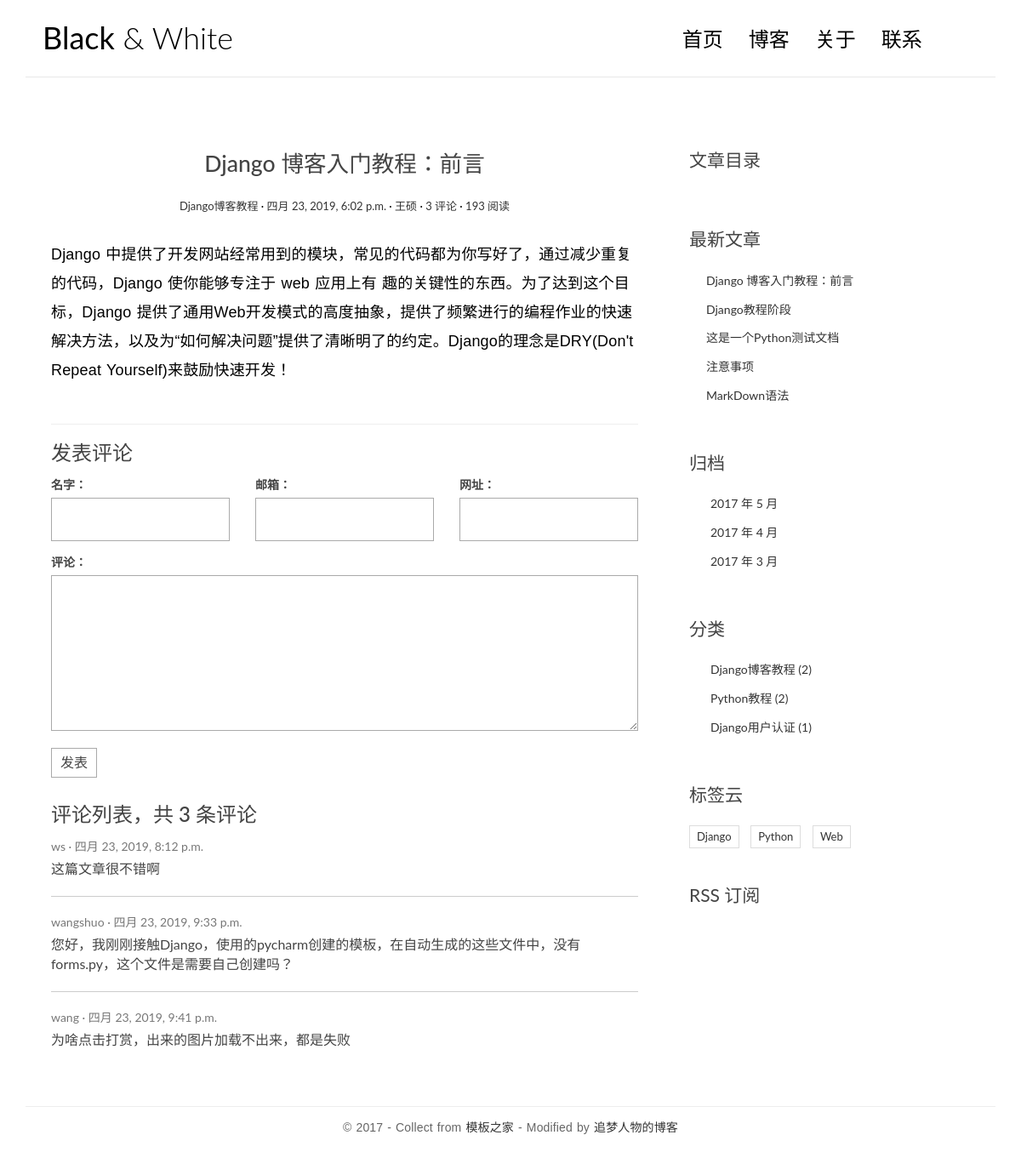
/single/1/, run on the app's committed database.
### blog/models.py (models this page shows, shortened)
class Article(models.Model):
    title = models.CharField(max_length=255)
    auther = models.CharField(max_length=64)
    abstract = models.TextField()
    content = models.TextField()
    readnum = models.IntegerField(default=0)
    datetime = models.DateTimeField(auto_now_add=True,null=True,blank=True)
    sortid = models.ForeignKey('Sort',on_delete=models.CASCADE)
    h = models.ManyToManyField(to='Tag')

class Sort(models.Model):
    sortname = models.CharField(max_length=40)

class Comment(models.Model):
    username = models.CharField(max_length=20)
    email = models.CharField(max_length=20)
    website = models.CharField(max_length=40)
    content = models.TextField()
    datetime = models.DateTimeField(auto_now_add=True,null=True,blank=True)
    articleid = models.ForeignKey('Article',on_delete=models.CASCADE)

class Tag(models.Model):
    tagname = models.CharField(max_length=40)

### blog/views.py (the view, shortened to what this page needs)
# urls.py: url(r'^single/(\d+)/$',views.single,name="single"),
def single(request,id):
    articles = Article.objects.all()
    sorts = Sort.objects.all()
    tags = Tag.objects.all()
    article = Article.objects.get(pk=int(id))
    article.readnum += 1
    article.save()
    comments =article.comment_set.all()
    md = markdown.Markdown(extensions=[
        'markdown.extensions.extra',
        'markdown.extensions.codehilite',
        'markdown.extensions.toc',
    ])
    article.content = md.convert(article.content)
    article.toc = md.toc
    return render(request,"blogtemplates/single.html",{"article":article,'comments':comments,"articles":articles, "sorts": sorts, "tags": tags})

### templates/blogtemplates/single.html (shortened to what this page needs)
<!DOCTYPE html>
<html>
<head>
    <link rel="stylesheet" href="/static/css/bootstrap.min.css">
    <link rel="stylesheet" href="http://code.ionicframework.com/ionicons/2.0.1/css/ionicons.min.css">
    <link rel="stylesheet" href="/static/css/pace.css">
    <link rel="stylesheet" href="/static/css/custom.css">
</head>
<body id="single">
<div class="container">
    <header id="site-header">
        <div class="row">
            <div class="col-md-4 col-sm-5 col-xs-8">
                <div class="logo">
                    <h1><a href="index.html"><b>Black</b> &amp; White</a></h1>
                </div>
            </div>
            <div class="col-md-8 col-sm-7 col-xs-4">
                <nav class="main-nav" role="navigation">
                    <div class="collapse navbar-collapse" id="bs-example-navbar-collapse-1">
                        <ul class="nav navbar-nav navbar-right">
                            <li class="cl-effect-11"><a href="{% url 'blog:index' %}" data-hover="首页">首页</a></li>
                            <li class="cl-effect-11"><a href="{% url 'blog:fullwidth' %}" data-hover="博客">博客</a></li>
                            <li class="cl-effect-11"><a href="about.html" data-hover="关于">关于</a></li>
                            <li class="cl-effect-11"><a href="contact.html" data-hover="联系">联系</a></li>
                        </ul>
                    </div>
                </nav>
            </div>
        </div>
    </header>
</div>
<div class="content-body">
    <div class="container">
        <div class="row">
            <main class="col-md-8">
                <article class="post post-1">
                    <header class="entry-header">
                        <h1 class="entry-title">{{article.title}}</h1>
                        <div class="entry-meta">
                            <span class="post-category"><a href="#">{{article.sortid.sortname}}</a></span>
                            <span class="post-date"><a href="#"><time class="entry-date"
                                                                      datetime="2012-11-09T23:15:57+00:00">{{article.datetime}}</time></a></span>
                            <span class="post-author"><a href="#">{{article.auther}}</a></span>
                            <span class="comments-link"><a href="#">{{article.comment_set.all.count}} 评论</a></span>
                            <span class="views-count"><a href="#">{{article.readnum}} 阅读</a></span>
                        </div>
                    </header>
                    <div class="entry-content clearfix">
                        {{article.content|safe}}
                    </div>
                </article>
                <section class="comment-area" id="comment-area">
                    <hr>
                    <h3>发表评论</h3>
                    <form action="{% url 'blog:single' article.id %}" method="post" class="comment-form">
                        <div class="row">
                            <div class="col-md-4">
                                <label for="id_name">名字：</label>
                                <input type="text" id="id_name" name="name" required>
                            </div>
                            <div class="col-md-4">
                                <label for="id_email">邮箱：</label>
                                <input type="email" id="id_email" name="email" required>
                            </div>
                            <div class="col-md-4">
                                <label for="id_url">网址：</label>
                                <input type="text" id="id_url" name="url">
                            </div>
                            <div class="col-md-12">
                                <label for="id_comment">评论：</label>
                                <textarea name="comment" id="id_comment" required></textarea>
                                <button type="submit" class="comment-btn">发表</button>
                            </div>
                        </div>
                    </form>
                    <div class="comment-list-panel">
                        <h3>评论列表，共 <span>{{comments.count}}</span> 条评论</h3>
                        <ul class="comment-list list-unstyled">
                            {% for comment in comments %}
                            <li class="comment-item">
                                <span class="nickname">{{comment.username}}</span>
                                <time class="submit-date" datetime="2012-11-09T23:15:57+00:00">{{comment.datetime}}</time>
                                <div class="text">
                                    {{comment.content}}
                                </div>
                            </li>
                            {% empty %}
                            <h2>暂无评论</h2>
                            {% endfor %}
                        </ul>
                    </div>
                </section>
            </main>
            <aside class="col-md-4">
                <div class="widget widget-content">
                    <h3 class="widget-title">文章目录</h3>
                </div>
                <div class="widget widget-recent-posts">
                    <h3 class="widget-title">最新文章</h3>
                    <ul>
                        {% for article in articles %}
                        <li>
                            <a href="{% url 'blog:single' article.id %}">{{article.title}}</a>
                        </li>
                        {% empty %}
                        <h3>暂无文章</h3>
                        {% endfor %}
                    </ul>
                </div>
                <div class="widget widget-archives">
                    <h3 class="widget-title">归档</h3>
                    <ul>
                        <li>
                            <a href="#">2017 年 5 月</a>
                        </li>
                        <li>
                            <a href="#">2017 年 4 月</a>
                        </li>
                        <li>
                            <a href="#">2017 年 3 月</a>
                        </li>
                    </ul>
                </div>
                <div class="widget widget-category">
                    <h3 class="widget-title">分类</h3>
                    <ul>
                        {% for sort in sorts %}
                        <li>
                            <a href="{% url 'blog:sarticle' sort.id %}">{{sort.sortname}} <span class="post-count">({{sort.article_set.all.count}})</span></a>
                        </li>
                        {% empty %}
                        <h3>暂无文章</h3>
                        {% endfor %}
                    </ul>
                </div>
                <div class="widget widget-tag-cloud">
                    <h3 class="widget-title">标签云</h3>
                    <ul>
                        {% for tag in tags %}
                        <li>
                            <a href="{% url 'blog:tarticle' tag.id %}">{{tag.tagname}}</a>
                        </li>
                        {% empty %}
                        <h3>暂无文章</h3>
                        {% endfor %}
                    </ul>
                </div>
                <div class="rss">
                    <a href=""> RSS 订阅</a>
                </div>
            </aside>
        </div>
    </div>
</div>
<footer id="site-footer">
    <div class="container">
        <div class="row">
            <div class="col-md-12">
                <p class="copyright">&copy 2017 - Collect from <a href="http://www.cssmoban.com/"
                                                                  target="_blank" title="模板之家">模板之家</a>
                    - Modified by <a href="http://zmrenwu.com/" title="网页模板" target="_blank">追梦人物的博客</a>
                </p>
            </div>
        </div>
    </div>
</footer>
</body>
</html>

### static/css/custom.css (style rules this page uses)
* { outline: none; }
h1, h2, h3, h4, h5, h6 { margin-top: 0; }
b { font-weight: 400; }
a { color: #333; }
body { color: #444; font-family: 'Lato', sans-serif; }
p { font-family: 'Ubuntu', sans-serif; font-weight: 400; word-spacing: 1px; letter-spacing: 0.01em; }
#single p, #page p { margin-bottom: 25px; }
#site-header { background-color: #FFF; padding: 25px 20px; margin-bottom: 40px; border-bottom: 1px solid #e7e7e7; }
.logo h1 a { color: #000; }
.logo h1 { margin: 0; font-family: 'Lato', sans-serif; font-weight: 300; }
.main-nav { margin-top: 11px; max-width: 95%; }
.main-nav a { color: #000000 !important; padding: 0 0 5px 0 !important; margin-right: 30px; font-family: 'Lato', sans-serif; font-weight: 300; font-size: 24px; }
.cl-effect-11 a { padding: 10px 0; color: #0972b4; text-shadow: none; }
.cl-effect-11 a::before { position: absolute; top: 0; left: 0; overflow: hidden; padding: 0 0 5px 0 !important; max-width: 0; border-bottom: 1px solid #000; color: #000; content: attr(data-hover); white-space: nowrap; -webkit-transition: max-width 0.5s; -moz-transition: max-width 0.5s; transition: max-width 0.5s; }
.content-body { padding-bottom: 4em; }
.post { background: #fff; padding: 30px 30px 0; }
.entry-title { text-align: center; font-size: 1.9em; margin-bottom: 20px; line-height: 1.6; padding: 10px 20px 0; }
.entry-meta { text-align: center; color: #DDDDDD; font-size: 13px; margin-bottom: 30px; }
.entry-content { font-size: 18px; line-height: 1.9; font-weight: 300; color: #000; }
.post-category::after, .post-date::after, .post-author::after, .comments-link::after { content: ' ·'; color: #000; }
.widget { background: #fff; padding: 30px 0 0; }
.widget-title { font-size: 1.5em; margin-bottom: 20px; line-height: 1.6; padding: 10px 0 0; font-weight: 400; }
.widget-recent-posts ul { padding: 0; margin: 0; padding-left: 20px; }
.widget-recent-posts ul li { list-style-type: none; position: relative; line-height: 170%; margin-bottom: 10px; }
.widget-recent-posts ul li::before { content: '\f3d3'; font-family: "Ionicons"; position: absolute; left: -17px; top: 3px; font-size: 16px; color: #000; }
.widget-archives ul { padding: 0; margin: 0; padding-left: 25px; }
.widget-archives ul li { list-style-type: none; position: relative; line-height: 170%; margin-bottom: 10px; }
.widget-archives ul li::before { content: '\f3f3'; font-family: "Ionicons"; position: absolute; left: -25px; top: 1px; font-size: 16px; color: #000; }
.widget-category ul { padding: 0; margin: 0; padding-left: 25px; }
.widget-category ul li { list-style-type: none; position: relative; line-height: 170%; margin-bottom: 10px; }
.widget-category ul li::before { content: '\f3fe'; font-family: "Ionicons"; position: absolute; left: -25px; top: 1px; font-size: 18px; color: #000; }
.widget-tag-cloud ul { padding: 0; margin: 0; margin-right: -10px; }
.widget-tag-cloud ul li { list-style-type: none; font-size: 13px; display: inline-block; margin-right: 10px; margin-bottom: 10px; padding: 3px 8px; border: 1px solid #ddd; }
.rss { font-size: 21px; margin-top: 30px; }
.rss a { color: #444; }
#site-footer { padding-top: 10px; padding: 0 0 1.5em 0; }
.copyright { text-align: center; padding-top: 1em; margin: 0; border-top: 1px solid #eee; color: #666; }
.contact-form input, .comment-form input { border: 1px solid #aaa; margin-bottom: 15px; width: 100%; padding: 15px 15px; font-size: 16px; line-height: 100%; transition: 0.4s border-color linear; }
.contact-form textarea, .comment-form textarea { border: 1px solid #aaa; margin-bottom: 15px; width: 100%; padding: 15px 15px; font-size: 16px; line-height: 20px !important; min-height: 183px; transition: 0.4s border-color linear; }
.comment-area { padding: 0 30px 0; }
.comment-form { margin-top: 15px; }
.comment-form .comment-btn { background-color: #fff; border: 1px solid #aaa; font-size: 16px; padding: 5px 10px; }
.comment-list-panel { margin-top: 30px; }
.comment-list { margin-top: 15px; }
.comment-item:not(:last-child) { border-bottom: 1px #ccc solid; margin-bottom: 20px; padding-bottom: 20px; }
.comment-item .nickname, .comment-item .submit-date { color: #777; font-size: 14px; }
.comment-item .nickname:after { content: ' ·'; }
.comment-item .text { padding-top: 5px; font-size: 16px; }

### data on the page
Article: title "Django 博客入门教程：前言", sortid.sortname "Django博客教程", datetime "四月 23, 2019, 6:02 p.m.", auther "王硕", comment_set.all.count "3", readnum "193", content "Django 中提供了开发网站经常用到的模块，常见的代码都为你写好了，通过减少重复的代码，Django 使你能够专注于 web 应用上有 趣的关键性的东西。为了达到这个目标，Django 提供了通用Web开发模式的高度抽象，提供了频繁进行的编程作业的快速解决方法，以及为“如何解决问题”提供了清晰明了的约定。Django的理念是DRY(Don't Repeat Yourself)来鼓励快速开发！", count "3"
Comment: username "ws", datetime "四月 23, 2019, 8:12 p.m.", content "这篇文章很不错啊"
Comment: username "wangshuo", datetime "四月 23, 2019, 9:33 p.m.", content "您好，我刚刚接触Django，使用的pycharm创建的模板，在自动生成的这些文件中，没有forms.py，这个文件是需要自己创建吗？"
Comment: username "wang", datetime "四月 23, 2019, 9:41 p.m.", content "为啥点击打赏，出来的图片加载不出来，都是失败"
Article: title "Django教程阶段"
Article: title "这是一个Python测试文档"
Article: title "注意事项"
Article: title "MarkDown语法"
Sort: sortname "Django博客教程", article_set.all.count "2"
Sort: sortname "Python教程", article_set.all.count "2"
Sort: sortname "Django用户认证", article_set.all.count "1"
Tag: tagname "Django"
Tag: tagname "Python"
Tag: tagname "Web"
